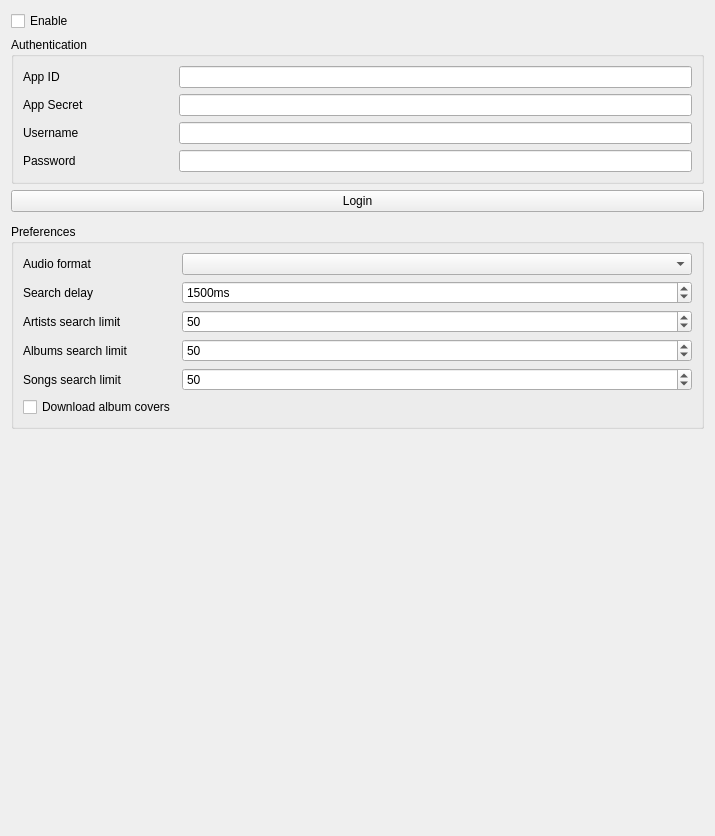
<?xml version="1.0" encoding="UTF-8"?>
<ui version="4.0">
 <class>QobuzSettingsPage</class>
 <widget class="QWidget" name="QobuzSettingsPage">
  <property name="geometry">
   <rect>
    <x>0</x>
    <y>0</y>
    <width>715</width>
    <height>836</height>
   </rect>
  </property>
  <property name="windowTitle">
   <string>Qobuz</string>
  </property>
  <layout class="QVBoxLayout" name="layout_qobuzsettingspage">
   <item>
    <widget class="QCheckBox" name="enable">
     <property name="text">
      <string>Enable</string>
     </property>
    </widget>
   </item>
   <item>
    <widget class="QGroupBox" name="credential_group">
     <property name="sizePolicy">
      <sizepolicy hsizetype="Preferred" vsizetype="Maximum">
       <horstretch>0</horstretch>
       <verstretch>0</verstretch>
      </sizepolicy>
     </property>
     <property name="title">
      <string>Authentication</string>
     </property>
     <layout class="QFormLayout" name="layout_credential_group">
      <item row="0" column="0">
       <widget class="QLabel" name="label_app_id">
        <property name="minimumSize">
         <size>
          <width>150</width>
          <height>0</height>
         </size>
        </property>
        <property name="text">
         <string>App ID</string>
        </property>
       </widget>
      </item>
      <item row="0" column="1">
       <widget class="QLineEdit" name="app_id"/>
      </item>
      <item row="2" column="0">
       <widget class="QLabel" name="label_username">
        <property name="text">
         <string>Username</string>
        </property>
       </widget>
      </item>
      <item row="2" column="1">
       <layout class="QHBoxLayout" name="horizontalLayout">
        <item>
         <widget class="QLineEdit" name="username"/>
        </item>
       </layout>
      </item>
      <item row="3" column="0">
       <widget class="QLabel" name="label_password">
        <property name="text">
         <string>Password</string>
        </property>
       </widget>
      </item>
      <item row="3" column="1">
       <widget class="QLineEdit" name="password">
        <property name="echoMode">
         <enum>QLineEdit::Password</enum>
        </property>
       </widget>
      </item>
      <item row="1" column="0">
       <widget class="QLabel" name="label_app_secret">
        <property name="text">
         <string>App Secret</string>
        </property>
       </widget>
      </item>
      <item row="1" column="1">
       <widget class="QLineEdit" name="app_secret"/>
      </item>
     </layout>
    </widget>
   </item>
   <item>
    <widget class="QPushButton" name="button_login">
     <property name="text">
      <string>Login</string>
     </property>
    </widget>
   </item>
   <item>
    <widget class="LoginStateWidget" name="login_state" native="true"/>
   </item>
   <item>
    <widget class="QGroupBox" name="groupbox_preferences">
     <property name="title">
      <string>Preferences</string>
     </property>
     <layout class="QFormLayout" name="layout_preferences">
      <item row="0" column="0">
       <widget class="QLabel" name="label_format">
        <property name="text">
         <string>Audio format</string>
        </property>
       </widget>
      </item>
      <item row="0" column="1">
       <widget class="QComboBox" name="format"/>
      </item>
      <item row="1" column="0">
       <widget class="QLabel" name="label_searchdelay">
        <property name="text">
         <string>Search delay</string>
        </property>
       </widget>
      </item>
      <item row="1" column="1">
       <widget class="QSpinBox" name="searchdelay">
        <property name="suffix">
         <string>ms</string>
        </property>
        <property name="minimum">
         <number>0</number>
        </property>
        <property name="maximum">
         <number>10000</number>
        </property>
        <property name="singleStep">
         <number>50</number>
        </property>
        <property name="value">
         <number>1500</number>
        </property>
       </widget>
      </item>
      <item row="2" column="0">
       <widget class="QLabel" name="label_artistssearchlimit">
        <property name="text">
         <string>Artists search limit</string>
        </property>
       </widget>
      </item>
      <item row="2" column="1">
       <widget class="QSpinBox" name="artistssearchlimit">
        <property name="minimum">
         <number>1</number>
        </property>
        <property name="maximum">
         <number>100</number>
        </property>
        <property name="value">
         <number>50</number>
        </property>
       </widget>
      </item>
      <item row="3" column="0">
       <widget class="QLabel" name="label_albumssearchlimit">
        <property name="text">
         <string>Albums search limit</string>
        </property>
       </widget>
      </item>
      <item row="3" column="1">
       <widget class="QSpinBox" name="albumssearchlimit">
        <property name="minimum">
         <number>1</number>
        </property>
        <property name="maximum">
         <number>1000</number>
        </property>
        <property name="value">
         <number>50</number>
        </property>
       </widget>
      </item>
      <item row="4" column="0">
       <widget class="QLabel" name="label_songssearchlimit">
        <property name="text">
         <string>Songs search limit</string>
        </property>
       </widget>
      </item>
      <item row="4" column="1">
       <widget class="QSpinBox" name="songssearchlimit">
        <property name="minimum">
         <number>1</number>
        </property>
        <property name="maximum">
         <number>1000</number>
        </property>
        <property name="value">
         <number>50</number>
        </property>
       </widget>
      </item>
      <item row="5" column="0">
       <widget class="QCheckBox" name="checkbox_download_album_covers">
        <property name="text">
         <string>Download album covers</string>
        </property>
       </widget>
      </item>
     </layout>
    </widget>
   </item>
   <item>
    <spacer name="spacer_middle">
     <property name="orientation">
      <enum>Qt::Vertical</enum>
     </property>
     <property name="sizeHint" stdset="0">
      <size>
       <width>20</width>
       <height>30</height>
      </size>
     </property>
    </spacer>
   </item>
   <item>
    <layout class="QHBoxLayout" name="layout_bottom">
     <item>
      <spacer name="spacer_bottom">
       <property name="orientation">
        <enum>Qt::Horizontal</enum>
       </property>
       <property name="sizeHint" stdset="0">
        <size>
         <width>40</width>
         <height>20</height>
        </size>
       </property>
      </spacer>
     </item>
     <item>
      <widget class="QLabel" name="label_qobuz">
       <property name="minimumSize">
        <size>
         <width>64</width>
         <height>64</height>
        </size>
       </property>
       <property name="maximumSize">
        <size>
         <width>64</width>
         <height>64</height>
        </size>
       </property>
       <property name="pixmap">
        <pixmap resource="../../data/icons.qrc">:/icons/64x64/qobuz.png</pixmap>
       </property>
      </widget>
     </item>
    </layout>
   </item>
  </layout>
 </widget>
 <customwidgets>
  <customwidget>
   <class>LoginStateWidget</class>
   <extends>QWidget</extends>
   <header>widgets/loginstatewidget.h</header>
   <container>1</container>
  </customwidget>
 </customwidgets>
 <tabstops>
  <tabstop>username</tabstop>
  <tabstop>password</tabstop>
 </tabstops>
 <resources>
  <include location="../../data/data.qrc"/>
  <include location="../../data/icons.qrc"/>
 </resources>
 <connections/>
</ui>
